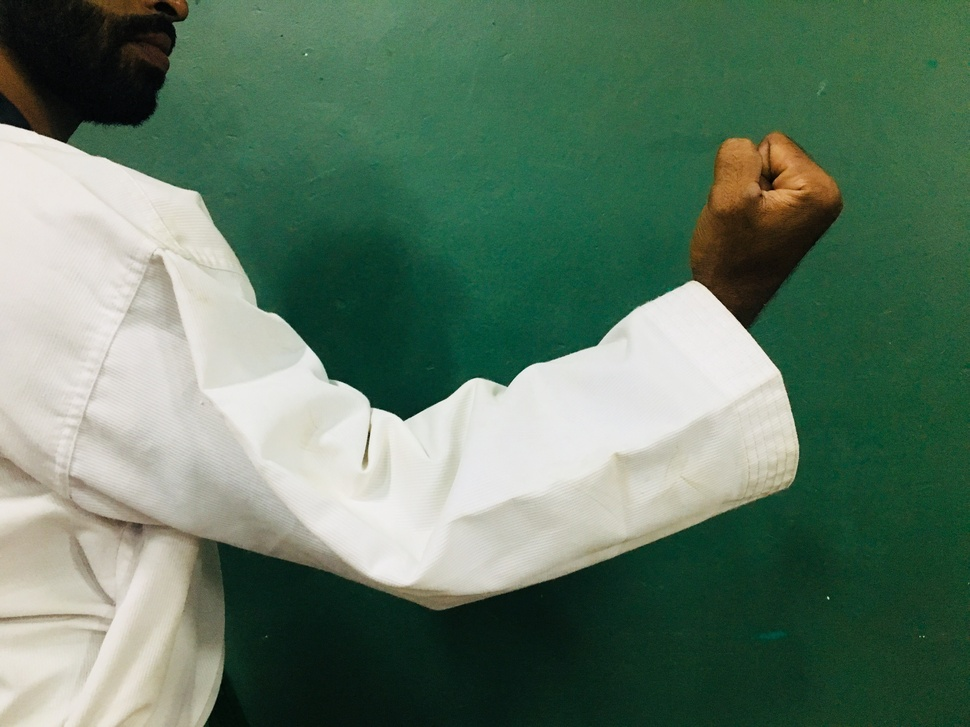
#> input picture IP project/image 3.jpg, 970 x 727 px, shrunk from 4032 x 3024 before the run
$ python 'stack over flow.py'   (older library calls are emulated)
#> lines starting #> are read from the running program, lines starting #| are printed output that depends on the picture; after the words box and inside, x2 and y2 are one past the last pixel; in counts of white or black regions, pixels touching at a corner belong together
import cv2
import numpy as np

img = cv2.imread('image 3.jpg')
#> img is the input picture: shape (727, 970, 3); mean B, G, R 102.5, 122.3, 96.9
gray = cv2.cvtColor(img, cv2.COLOR_BGR2GRAY)
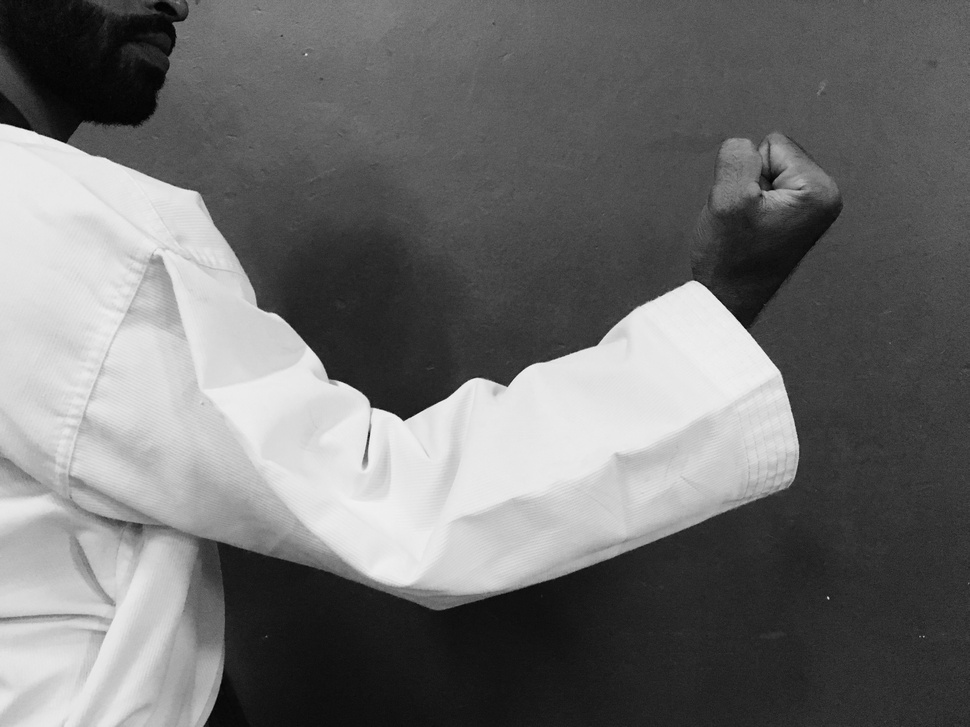
#> gray: shape (727, 970); min 0, max 245, mean 112.4
_, threshold = cv2.threshold(gray, 200, 255, cv2.THRESH_BINARY)
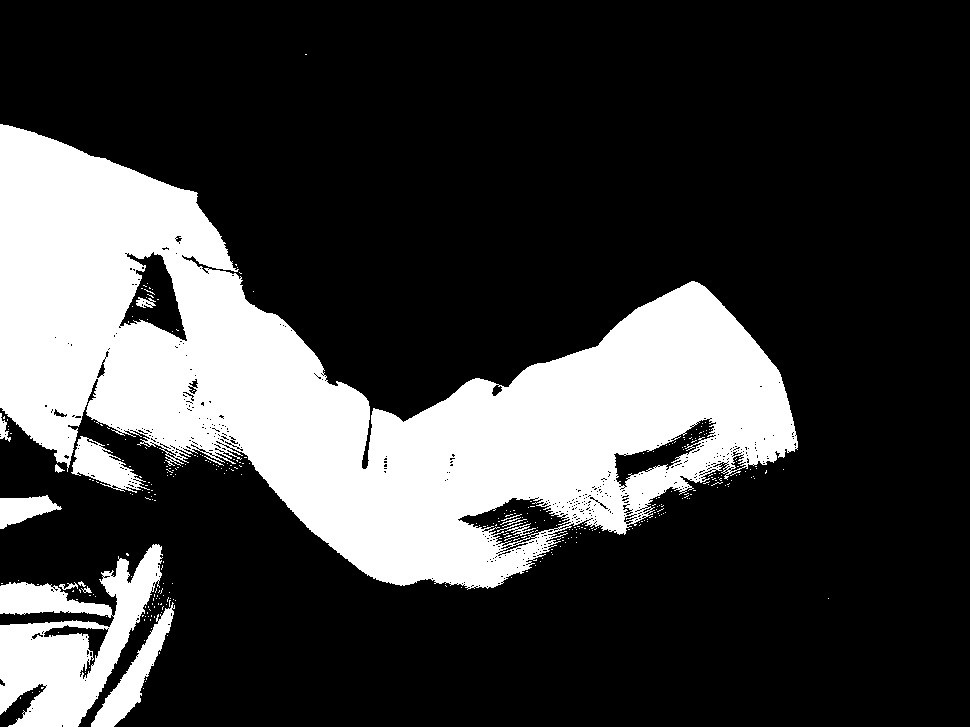
#> threshold: shape (727, 970); 24.8% white; 338 white regions (322 under 20 px)
_, contours, hierarchy = cv2.findContours(threshold,cv2.RETR_TREE,cv2.CHAIN_APPROX_NONE)
#> contours = 1051 contours, 1013 with area under 20; largest, box (x1, y1, x2, y2) and area: (0, 124, 798, 590) 160458, (0, 544, 163, 727) 15007, (119, 251, 188, 342) 3074, (457, 497, 572, 547) 2774, (91, 602, 175, 727) 2525
k = 2

if len(contours)==1:
    for i in range (0,1000):
        kernel = np.ones((1,k),np.uint8)
        erosion = cv2.erode(threshold,kernel,iterations = 1)
        _, contours, hierarchy = cv2.findContours(erosion,cv2.RETR_TREE,cv2.CHAIN_APPROX_NONE)
        if len(contours) == 1:
            k+=1
        if len(contours) == 2:
            break
        if len(contours) > 2:
            print('more than one contour')

x,y,w,h = cv2.boundingRect(contours[0])
#> x = 20; y = 697; w = 1; h = 2
cv2.rectangle(threshold,(x-k,y-k),(x+w+k,y+h+k), 0, 1)
#> threshold: shape (727, 970); 24.8% white; 338 white regions (322 under 20 px)
_, contours, hierarchy = cv2.findContours(threshold,cv2.RETR_TREE,cv2.CHAIN_APPROX_NONE)
#> contours = 1051 contours, 1013 with area under 20; largest, box (x1, y1, x2, y2) and area: (0, 124, 798, 590) 160458, (0, 544, 163, 727) 15003, (119, 251, 188, 342) 3074, (457, 497, 572, 547) 2774, (91, 602, 175, 727) 2525
cv2.drawContours(img, contours, -1, (0,0,255), 2)
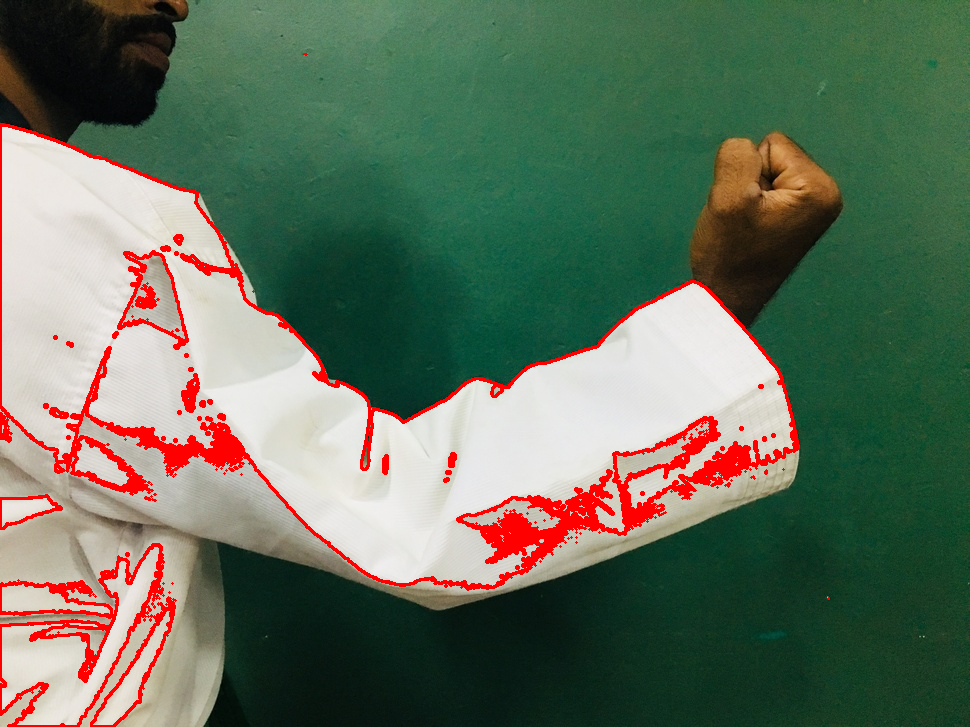
#> img: shape (727, 970, 3); 4.91% of pixels changed, all inside (x1, y1, x2, y2) = (0, 53, 830, 727)

#Object1
v = np.matrix([[0], [1]])
rect = cv2.minAreaRect(contours[0])
#> rect = ((20, 697.5), (1, 0), -90)

#determine angle
if rect[1][0] > rect[1][1]:
    ang = (rect[2] + 90)* np.pi / 180
#> ang = 0
else:
    ang = rect[2]* np.pi / 180
rot = np.matrix([[np.cos(ang), -np.sin(ang)],[np.sin(ang), np.cos(ang)]])
#> rot = [[1, 0], [0, 1]]
rv = rot*v
#> rv = [[0], [1]]

#draw angle line
lineSize = max(rect[1])*0.45                #length of line
#> lineSize = 0.45
p1 = tuple(np.array(rect[0] - lineSize*rv.T)[0].astype(int))
#> p1 = (20, 697)
p2 = tuple(np.array(rect[0] + lineSize*rv.T)[0].astype(int))
#> p2 = (20, 697)
cv2.line(img, p1, p2, (255,0,0), 2)
#> img: shape (727, 970, 3); under 0.01% of pixels changed, all inside (x1, y1, x2, y2) = (19, 696, 22, 699)

#Object2
if len(contours) > 1:
    rect = cv2.minAreaRect(contours[1])
#> rect = ((32, 692), (0, 0), -90)

    #determine angle
    if rect[1][0] > rect[1][1]:
        ang = (rect[2] + 90)* np.pi / 180
    else:
        ang = rect[2]* np.pi / 180
#> ang = -1.57
    rot = np.matrix([[np.cos(ang), -np.sin(ang)],[np.sin(ang), np.cos(ang)]])
#> rot = [[6.12e-17, 1], [-1, 6.12e-17]]
    rv = rot*v
#> rv = [[1], [6.12e-17]]

    #draw angle line
    lineSize = max(rect[1])*0.45                #length of line
#> lineSize = 0
    p1 = tuple(np.array(rect[0] - lineSize*rv.T)[0].astype(int))
#> p1 = (32, 692)
    p2 = tuple(np.array(rect[0] + lineSize*rv.T)[0].astype(int))
#> p2 = (32, 692)
    cv2.line(img, p1, p2, (255,0,0), 2)
#> img: shape (727, 970, 3); mean B, G, R 93.2, 112.3, 99.4


#save output img

cv2.imshow('img', img)
cv2.waitKey(0)
cv2.destroyAllWindows()

$ run again, with IP project/image 1.jpg copied over IP project/image 3.jpg
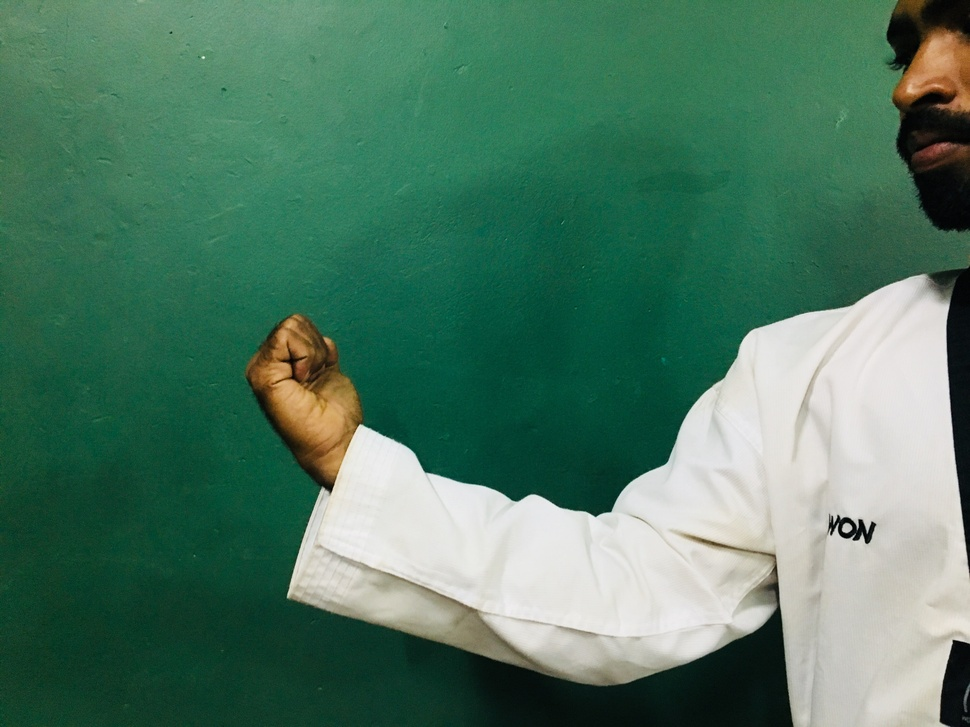
#> input picture IP project/image 1.jpg, 970 x 727 px, shrunk from 4032 x 3024 before the run
#> img is the input picture: shape (727, 970, 3); mean B, G, R 99.8, 121.4, 79.1
#> `_, threshold = cv2.threshold(gray, 200, 255, cv2.THRESH_BINARY)`:
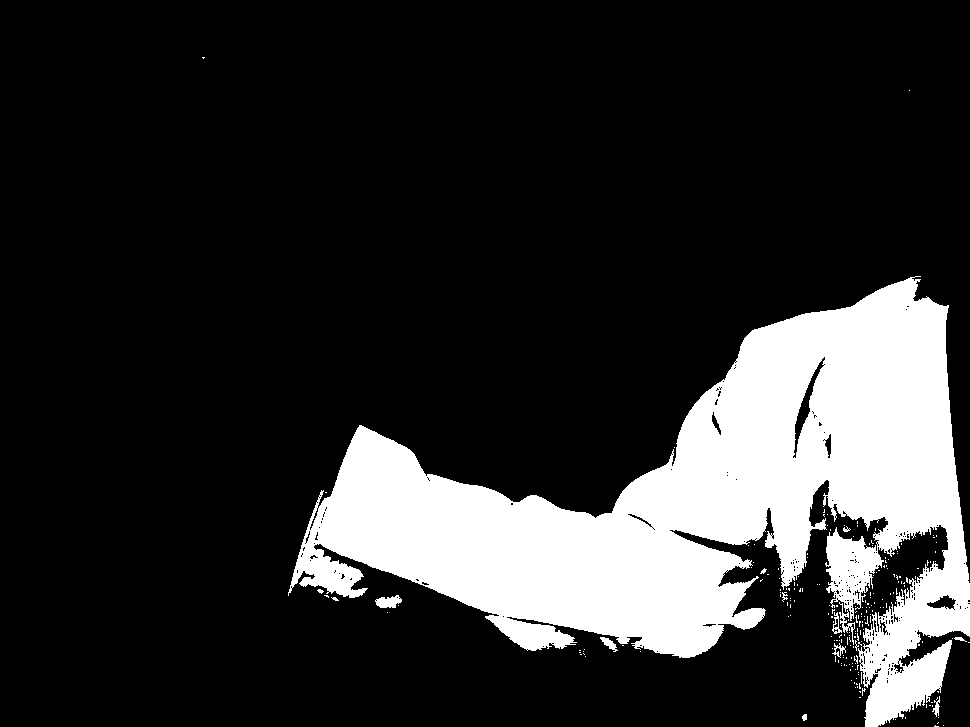
#> threshold: shape (727, 970); 18.1% white; 216 white regions (203 under 20 px)
#> contours = 508 contours, 483 with area under 20; largest, box (x1, y1, x2, y2) and area: (288, 276, 970, 727) 125706, (792, 356, 826, 459) 664, (926, 594, 957, 610) 254, (375, 595, 402, 608) 206, (824, 433, 832, 459) 110
#> x = 943; y = 725; w = 1
#> `cv2.drawContours(img, contours, -1, (0,0,255), 2)`:
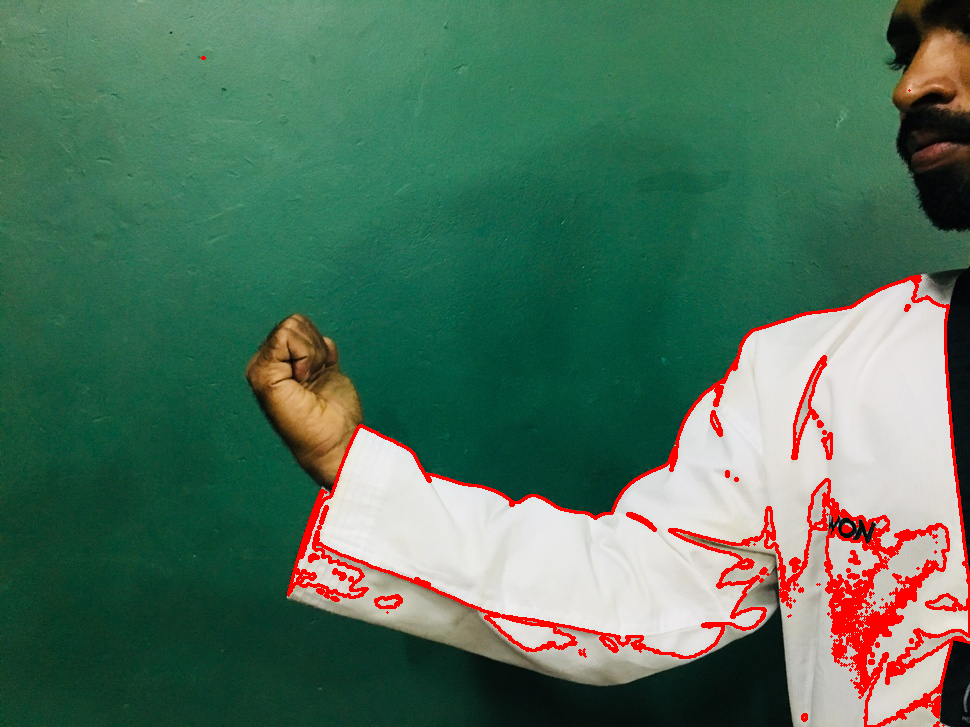
#> img: shape (727, 970, 3); 3.5% of pixels changed, all inside (x1, y1, x2, y2) = (201, 56, 970, 727)
#> `rect = cv2.minAreaRect(contours[0])`: rect = ((943, 725), (0, 0), -90)
#> ang = -1.57
#> rot = [[6.12e-17, 1], [-1, 6.12e-17]]
#> rv = [[1], [6.12e-17]]
#> `lineSize = max(rect[1])*0.45`: lineSize = 0
#> `p1 = tuple(np.array(rect[0] - lineSize*rv.T)[0].astype(int))`: p1 = (943, 725)
#> `rect = cv2.minAreaRect(contours[1])`: rect = ((936, 725.5), (1, 4), -90)
#> `lineSize = max(rect[1])*0.45`: lineSize = 1.8
#> `p1 = tuple(np.array(rect[0] - lineSize*rv.T)[0].astype(int))`: p1 = (934, 725)
#> `p2 = tuple(np.array(rect[0] + lineSize*rv.T)[0].astype(int))`: p2 = (937, 725)

$ run again, with IP project/image  2.jpg copied over IP project/image 3.jpg
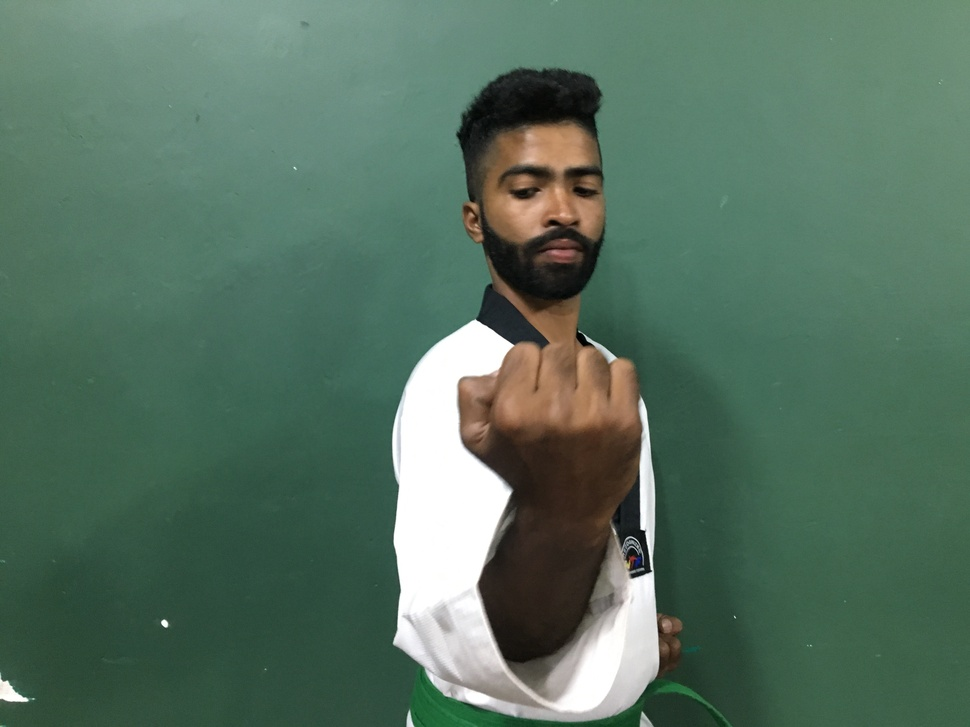
#> input picture IP project/image  2.jpg, 970 x 727 px, shrunk from 4032 x 3024 before the run
#> img is the input picture: shape (727, 970, 3); mean B, G, R 96.1, 113.1, 85.7
#> `_, threshold = cv2.threshold(gray, 200, 255, cv2.THRESH_BINARY)`:
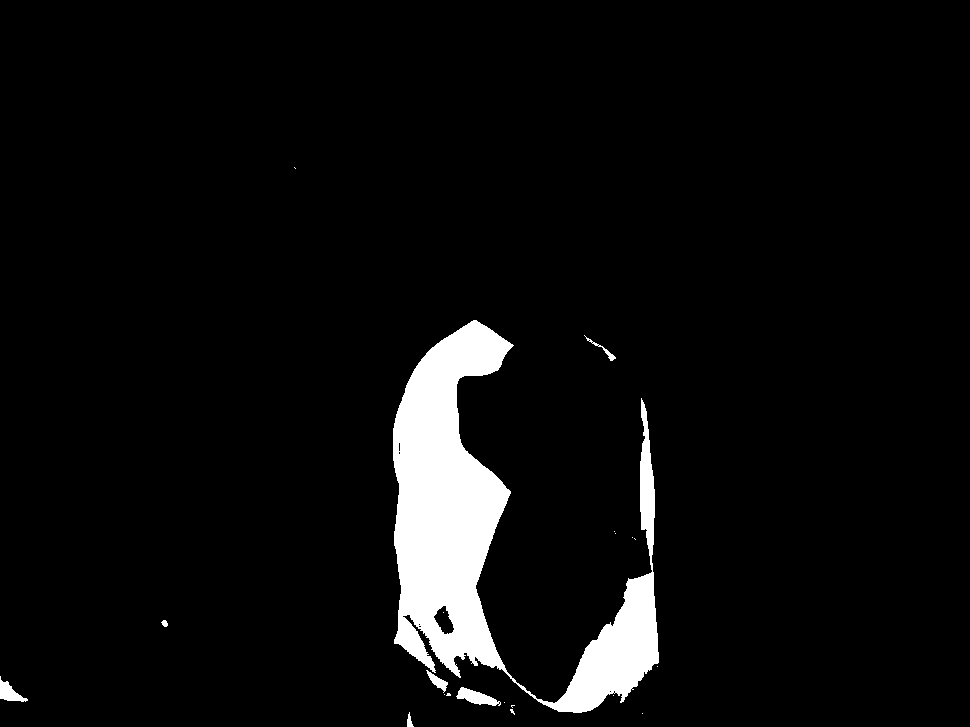
#> threshold: shape (727, 970); 5.3% white; 21 white regions (14 under 20 px)
#> contours = 32 contours, 24 with area under 20; largest, box (x1, y1, x2, y2) and area: (393, 320, 659, 713) 35452, (456, 687, 501, 706) 376, (433, 605, 455, 635) 353, (0, 676, 28, 702) 278, (426, 670, 448, 693) 152, (584, 335, 616, 361) 74, (407, 712, 414, 727) 39, (161, 620, 168, 627) 25
#> x = 642; y = 713; w = 1
#> `cv2.drawContours(img, contours, -1, (0,0,255), 2)`:
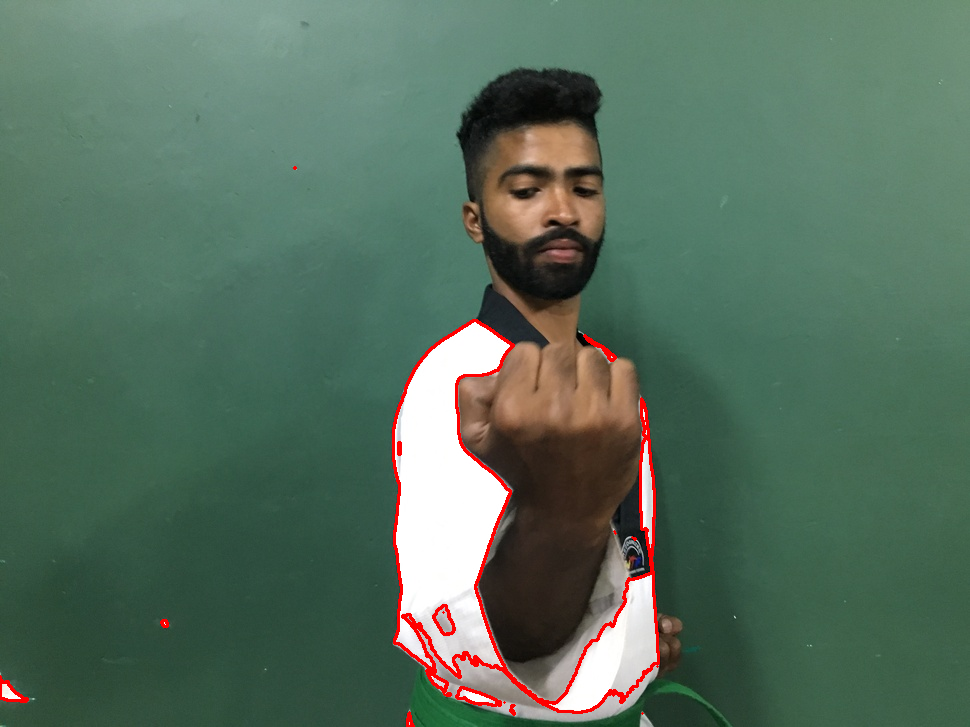
#> img: shape (727, 970, 3); 1.2% of pixels changed, all inside (x1, y1, x2, y2) = (0, 166, 660, 727)
#> `rect = cv2.minAreaRect(contours[0])`: rect = ((642, 713), (0, 0), -90)
#> `ang = rect[2]* np.pi / 180`: ang = -1.57
#> `rot = np.matrix([[np.cos(ang), -np.sin(ang)],[np.sin(ang), np.cos(ang)..`: rot = [[6.12e-17, 1], [-1, 6.12e-17]]
#> `rv = rot*v`: rv = [[1], [6.12e-17]]
#> `lineSize = max(rect[1])*0.45`: lineSize = 0
#> `p1 = tuple(np.array(rect[0] - lineSize*rv.T)[0].astype(int))`: p1 = (642, 713)
#> `rect = cv2.minAreaRect(contours[1])`: rect = ((408.2, 719.8), (5.77, 14.56), -15.95)
#> `ang = rect[2]* np.pi / 180`: ang = -0.278
#> `rot = np.matrix([[np.cos(ang), -np.sin(ang)],[np.sin(ang), np.cos(ang)..`: rot = [[0.962, 0.275], [-0.275, 0.962]]
#> `rv = rot*v`: rv = [[0.275], [0.962]]
#> `lineSize = max(rect[1])*0.45`: lineSize = 6.55
#> `p1 = tuple(np.array(rect[0] - lineSize*rv.T)[0].astype(int))`: p1 = (406, 713)
#> `p2 = tuple(np.array(rect[0] + lineSize*rv.T)[0].astype(int))`: p2 = (410, 726)
